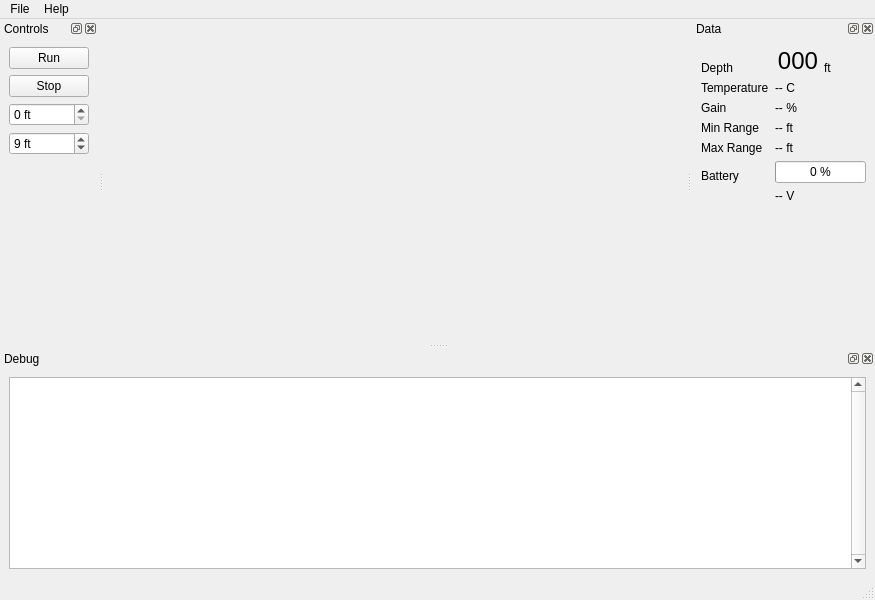
<?xml version="1.0" encoding="UTF-8"?>
<ui version="4.0">
 <class>mainWindow</class>
 <widget class="QMainWindow" name="mainWindow">
  <property name="geometry">
   <rect>
    <x>0</x>
    <y>0</y>
    <width>875</width>
    <height>600</height>
   </rect>
  </property>
  <property name="windowTitle">
   <string>SonarPhony</string>
  </property>
  <widget class="QWidget" name="centralwidget">
   <layout class="QGridLayout" name="gridLayout_2">
    <item row="0" column="0">
     <widget class="waterfall_t" name="waterfall">
      <property name="text">
       <string/>
      </property>
      <property name="scaledContents">
       <bool>true</bool>
      </property>
     </widget>
    </item>
    <item row="0" column="1">
     <widget class="columnPulser_t" name="columnPulser">
      <property name="sizePolicy">
       <sizepolicy hsizetype="Fixed" vsizetype="Preferred">
        <horstretch>0</horstretch>
        <verstretch>0</verstretch>
       </sizepolicy>
      </property>
      <property name="minimumSize">
       <size>
        <width>48</width>
        <height>0</height>
       </size>
      </property>
      <property name="maximumSize">
       <size>
        <width>48</width>
        <height>16777215</height>
       </size>
      </property>
      <property name="text">
       <string/>
      </property>
      <property name="scaledContents">
       <bool>true</bool>
      </property>
     </widget>
    </item>
   </layout>
  </widget>
  <widget class="QMenuBar" name="menubar">
   <property name="geometry">
    <rect>
     <x>0</x>
     <y>0</y>
     <width>875</width>
     <height>27</height>
    </rect>
   </property>
   <widget class="QMenu" name="menuFile">
    <property name="title">
     <string>File</string>
    </property>
    <addaction name="actionPreferences"/>
    <addaction name="separator"/>
    <addaction name="actionExit"/>
   </widget>
   <widget class="QMenu" name="menuHelp">
    <property name="title">
     <string>Help</string>
    </property>
    <addaction name="actionAbout"/>
   </widget>
   <addaction name="menuFile"/>
   <addaction name="menuHelp"/>
  </widget>
  <widget class="QStatusBar" name="statusbar"/>
  <widget class="QDockWidget" name="dockWidget_2">
   <property name="windowTitle">
    <string>Debug</string>
   </property>
   <attribute name="dockWidgetArea">
    <number>8</number>
   </attribute>
   <widget class="QWidget" name="dockWidgetContents_2">
    <layout class="QGridLayout" name="gridLayout">
     <item row="0" column="0">
      <widget class="QPlainTextEdit" name="output">
       <property name="verticalScrollBarPolicy">
        <enum>Qt::ScrollBarAlwaysOn</enum>
       </property>
       <property name="readOnly">
        <bool>true</bool>
       </property>
      </widget>
     </item>
    </layout>
   </widget>
  </widget>
  <widget class="QDockWidget" name="dockWidget_3">
   <property name="windowTitle">
    <string>Controls</string>
   </property>
   <attribute name="dockWidgetArea">
    <number>1</number>
   </attribute>
   <widget class="QWidget" name="dockWidgetContents_3">
    <layout class="QVBoxLayout" name="verticalLayout">
     <item>
      <widget class="QPushButton" name="runButton">
       <property name="toolTip">
        <string>Begin running the sonar.</string>
       </property>
       <property name="text">
        <string>Run</string>
       </property>
      </widget>
     </item>
     <item>
      <widget class="QPushButton" name="stopButton">
       <property name="toolTip">
        <string>Stop the sonar (may take a few seconds).</string>
       </property>
       <property name="text">
        <string>Stop</string>
       </property>
      </widget>
     </item>
     <item>
      <widget class="QSpinBox" name="minRangeSB">
       <property name="toolTip">
        <string>Minimum depth range</string>
       </property>
       <property name="suffix">
        <string> ft</string>
       </property>
      </widget>
     </item>
     <item>
      <widget class="QSpinBox" name="maxRangeSB">
       <property name="toolTip">
        <string>Maximum depth range</string>
       </property>
       <property name="suffix">
        <string> ft</string>
       </property>
       <property name="minimum">
        <number>0</number>
       </property>
       <property name="maximum">
        <number>270</number>
       </property>
       <property name="value">
        <number>9</number>
       </property>
      </widget>
     </item>
     <item>
      <spacer name="verticalSpacer">
       <property name="orientation">
        <enum>Qt::Vertical</enum>
       </property>
       <property name="sizeHint" stdset="0">
        <size>
         <width>20</width>
         <height>40</height>
        </size>
       </property>
      </spacer>
     </item>
    </layout>
   </widget>
  </widget>
  <widget class="QDockWidget" name="dataDockWidget">
   <property name="windowTitle">
    <string>Data</string>
   </property>
   <attribute name="dockWidgetArea">
    <number>2</number>
   </attribute>
   <widget class="QWidget" name="dockWidgetContents">
    <layout class="QGridLayout" name="gridLayout_3">
     <item row="5" column="0">
      <widget class="QLabel" name="label_3">
       <property name="toolTip">
        <string>Minimum range on latest ping.</string>
       </property>
       <property name="text">
        <string>Min Range</string>
       </property>
       <property name="alignment">
        <set>Qt::AlignBottom|Qt::AlignLeading|Qt::AlignLeft</set>
       </property>
      </widget>
     </item>
     <item row="6" column="0">
      <widget class="QLabel" name="label_4">
       <property name="toolTip">
        <string>Maximum range on latest ping.</string>
       </property>
       <property name="text">
        <string>Max Range</string>
       </property>
       <property name="alignment">
        <set>Qt::AlignBottom|Qt::AlignLeading|Qt::AlignLeft</set>
       </property>
      </widget>
     </item>
     <item row="2" column="0">
      <widget class="QLabel" name="label_2">
       <property name="toolTip">
        <string>Depth to sea floor from transducer head.</string>
       </property>
       <property name="text">
        <string>Depth</string>
       </property>
       <property name="alignment">
        <set>Qt::AlignBottom|Qt::AlignLeading|Qt::AlignLeft</set>
       </property>
      </widget>
     </item>
     <item row="2" column="2">
      <layout class="QHBoxLayout" name="horizontalLayout">
       <item>
        <widget class="QLabel" name="depth">
         <property name="font">
          <font>
           <pointsize>18</pointsize>
          </font>
         </property>
         <property name="toolTip">
          <string/>
         </property>
         <property name="text">
          <string>000</string>
         </property>
         <property name="alignment">
          <set>Qt::AlignBottom|Qt::AlignRight|Qt::AlignTrailing</set>
         </property>
        </widget>
       </item>
       <item>
        <widget class="QLabel" name="label_6">
         <property name="text">
          <string>ft</string>
         </property>
         <property name="alignment">
          <set>Qt::AlignBottom|Qt::AlignLeading|Qt::AlignLeft</set>
         </property>
        </widget>
       </item>
      </layout>
     </item>
     <item row="7" column="0">
      <widget class="QLabel" name="label">
       <property name="toolTip">
        <string>Battery life remaining.</string>
       </property>
       <property name="text">
        <string>Battery</string>
       </property>
       <property name="alignment">
        <set>Qt::AlignBottom|Qt::AlignLeading|Qt::AlignLeft</set>
       </property>
      </widget>
     </item>
     <item row="3" column="2">
      <widget class="QLabel" name="temperature">
       <property name="text">
        <string>-- C</string>
       </property>
       <property name="alignment">
        <set>Qt::AlignBottom|Qt::AlignLeading|Qt::AlignLeft</set>
       </property>
      </widget>
     </item>
     <item row="5" column="2">
      <widget class="QLabel" name="minRange">
       <property name="text">
        <string>-- ft</string>
       </property>
       <property name="alignment">
        <set>Qt::AlignBottom|Qt::AlignLeading|Qt::AlignLeft</set>
       </property>
      </widget>
     </item>
     <item row="6" column="2">
      <widget class="QLabel" name="maxRange">
       <property name="text">
        <string>-- ft</string>
       </property>
       <property name="alignment">
        <set>Qt::AlignBottom|Qt::AlignLeading|Qt::AlignLeft</set>
       </property>
      </widget>
     </item>
     <item row="7" column="2">
      <widget class="QProgressBar" name="batteryCharge">
       <property name="value">
        <number>0</number>
       </property>
       <property name="format">
        <string>%p %</string>
       </property>
      </widget>
     </item>
     <item row="3" column="0">
      <widget class="QLabel" name="label_5">
       <property name="toolTip">
        <string>Water temperature.</string>
       </property>
       <property name="text">
        <string>Temperature</string>
       </property>
       <property name="alignment">
        <set>Qt::AlignBottom|Qt::AlignLeading|Qt::AlignLeft</set>
       </property>
      </widget>
     </item>
     <item row="4" column="0">
      <widget class="QLabel" name="label_8">
       <property name="toolTip">
        <string>Sonar gain.</string>
       </property>
       <property name="text">
        <string>Gain</string>
       </property>
       <property name="alignment">
        <set>Qt::AlignBottom|Qt::AlignLeading|Qt::AlignLeft</set>
       </property>
      </widget>
     </item>
     <item row="4" column="2">
      <widget class="QLabel" name="gain">
       <property name="text">
        <string>-- %</string>
       </property>
       <property name="alignment">
        <set>Qt::AlignBottom|Qt::AlignLeading|Qt::AlignLeft</set>
       </property>
      </widget>
     </item>
     <item row="8" column="2">
      <widget class="QLabel" name="batteryVoltage">
       <property name="toolTip">
        <string>Battery voltage.</string>
       </property>
       <property name="text">
        <string>-- V</string>
       </property>
      </widget>
     </item>
     <item row="9" column="2">
      <spacer name="verticalSpacer_2">
       <property name="orientation">
        <enum>Qt::Vertical</enum>
       </property>
       <property name="sizeHint" stdset="0">
        <size>
         <width>20</width>
         <height>40</height>
        </size>
       </property>
      </spacer>
     </item>
    </layout>
   </widget>
  </widget>
  <action name="actionExit">
   <property name="text">
    <string>Exit</string>
   </property>
  </action>
  <action name="actionBackground">
   <property name="text">
    <string>Background</string>
   </property>
  </action>
  <action name="actionPreferences">
   <property name="text">
    <string>Preferences...</string>
   </property>
   <property name="iconText">
    <string>Preferences</string>
   </property>
   <property name="toolTip">
    <string>Modify settings of this program.</string>
   </property>
  </action>
  <action name="actionAbout">
   <property name="text">
    <string>About...</string>
   </property>
   <property name="toolTip">
    <string>About this software.</string>
   </property>
  </action>
 </widget>
 <customwidgets>
  <customwidget>
   <class>waterfall_t</class>
   <extends>QLabel</extends>
   <header>waterfall.hh</header>
  </customwidget>
  <customwidget>
   <class>columnPulser_t</class>
   <extends>QLabel</extends>
   <header>columnPulser.hh</header>
  </customwidget>
 </customwidgets>
 <resources/>
 <connections/>
</ui>
